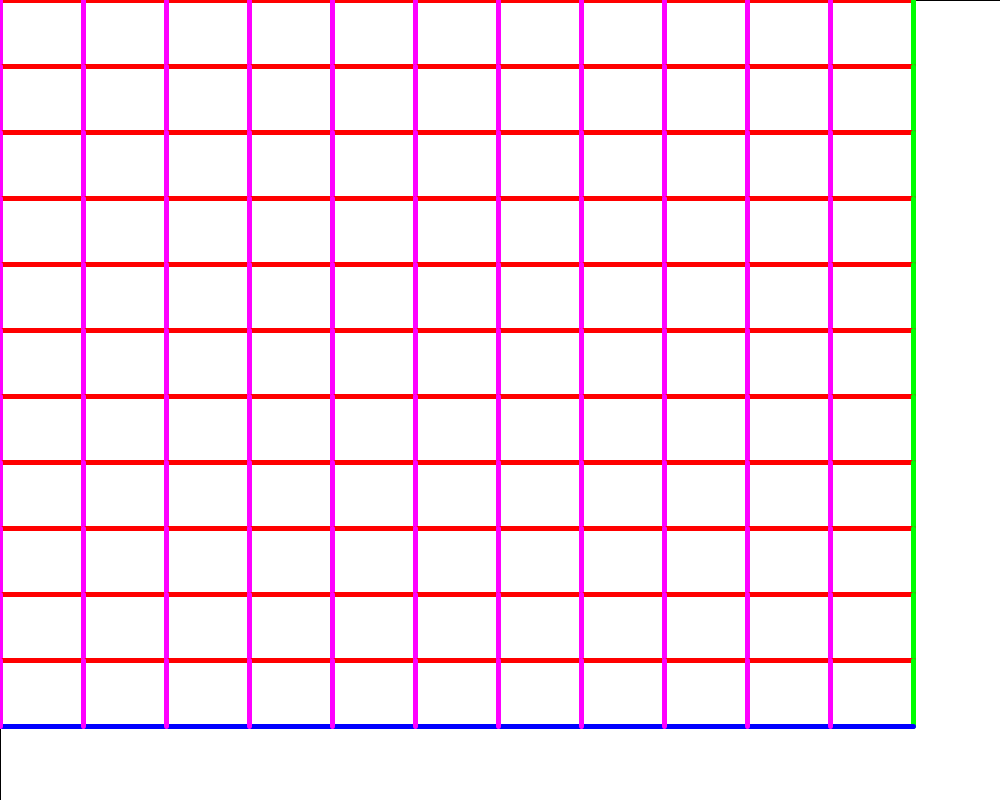
Frame 1 (no input)
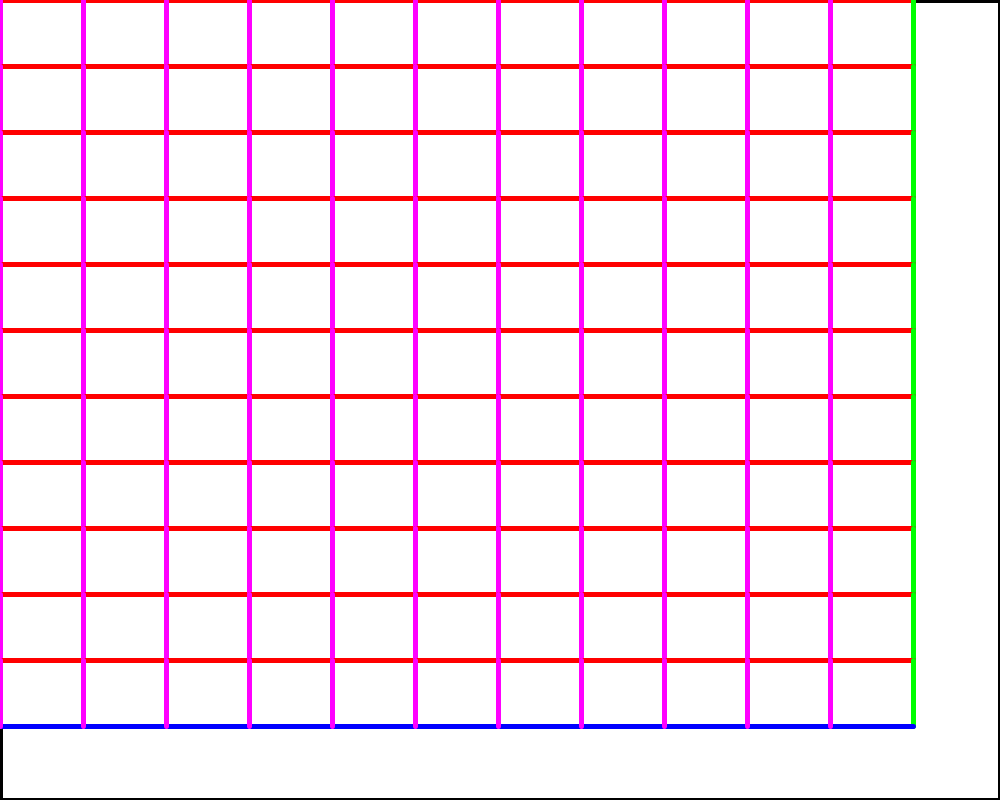
Frame 60 (the mouse pressed at the canvas centre just before this capture)
Frame 120 (the mouse held since frame 60 and released just before this capture): identical to frame 60, image omitted

The Processing sketch that drew these frames (run headless with seeded random() and noise(); from frame 60 on, the mouse is pressed at the canvas centre):

// Processing sketch: four_sided_grid_original
// ── four_sided_grid_original.pde
int divx = 12;
int divy = 12;

float[] gridX = new float[divx*divy];
float[] gridY = new float[divx*divy];

float noiseAmount = 1.4;
float noiseOffset = .05;


void setup() {
  size(1000, 800);
  poly();
}

void draw() {
  if (mouseX>width/2) {
    lines(); // what happens when I try to count to the end of the array
  }
  else {
    lines2(); // my temporary solve that I want to fix
  }
  stroke(0);
}



void poly() {//sets the position of the points on the grid

  for (int i = 0; i<divx; i++) {
    for (int j = 0; j<divy; j++) {

      float thisX = width/divx;
      float thisY = height/divy;

      gridX[i+(j*divx)] = (i*thisX);
      gridY[i+(j*divx)] = (j*thisY);
    }
  }
}

void lines() { // for testing
  rect(0, 0, width, height);
  strokeWeight(5);
  stroke(255);
  for (int i = 0; i<divx; i++) {
    for (int j = 0; j<divy; j++) {
      if ((i+1+((j+1)*divx))<divx*divy) {
        stroke(255, 0, 0);
        line(gridX[i+(j*divx)], gridY[i+j*divx], gridX[i+1+(j*divx)], gridY[i+1+(j*divx)]);
        stroke(0, 255, 0);
        line(gridX[i+1+(j*divx)], gridY[i+1+(j*divx)], gridX[i+1+((j+1)*divx)], gridY[i+1+((j+1)*divx)]);
        stroke(0, 0, 255);
        line(gridX[i+1+((j+1)*divx)], gridY[i+1+((j+1)*divx)], gridX[i+((j+1)*divx)], gridY[i+((j+1)*divx)]);
        stroke(255, 0, 255);
        line(gridX[i+((j+1)*divx)], gridY[i+((j+1)*divx)], gridX[i+(j*divx)], gridY[i+j*divx]);
      }
    }
  }
}

void lines2() { // for testing
  rect(0, 0, width, height);
  strokeWeight(5);
  stroke(255);
  for (int i = 0; i<divx; i++) {
    for (int j = 0; j<divy; j++) {
      if (i+1<divx&&j+1<divy) {
        stroke(255, 0, 0);
        line(gridX[i+(j*divx)], gridY[i+j*divx], gridX[i+1+(j*divx)], gridY[i+1+(j*divx)]);
        stroke(0, 255, 0);
        line(gridX[i+1+(j*divx)], gridY[i+1+(j*divx)], gridX[i+1+((j+1)*divx)], gridY[i+1+((j+1)*divx)]);
        stroke(0, 0, 255);
        line(gridX[i+1+((j+1)*divx)], gridY[i+1+((j+1)*divx)], gridX[i+((j+1)*divx)], gridY[i+((j+1)*divx)]);
        stroke(255, 0, 255);
        line(gridX[i+((j+1)*divx)], gridY[i+((j+1)*divx)], gridX[i+(j*divx)], gridY[i+j*divx]);
      }
    }
  }
}
